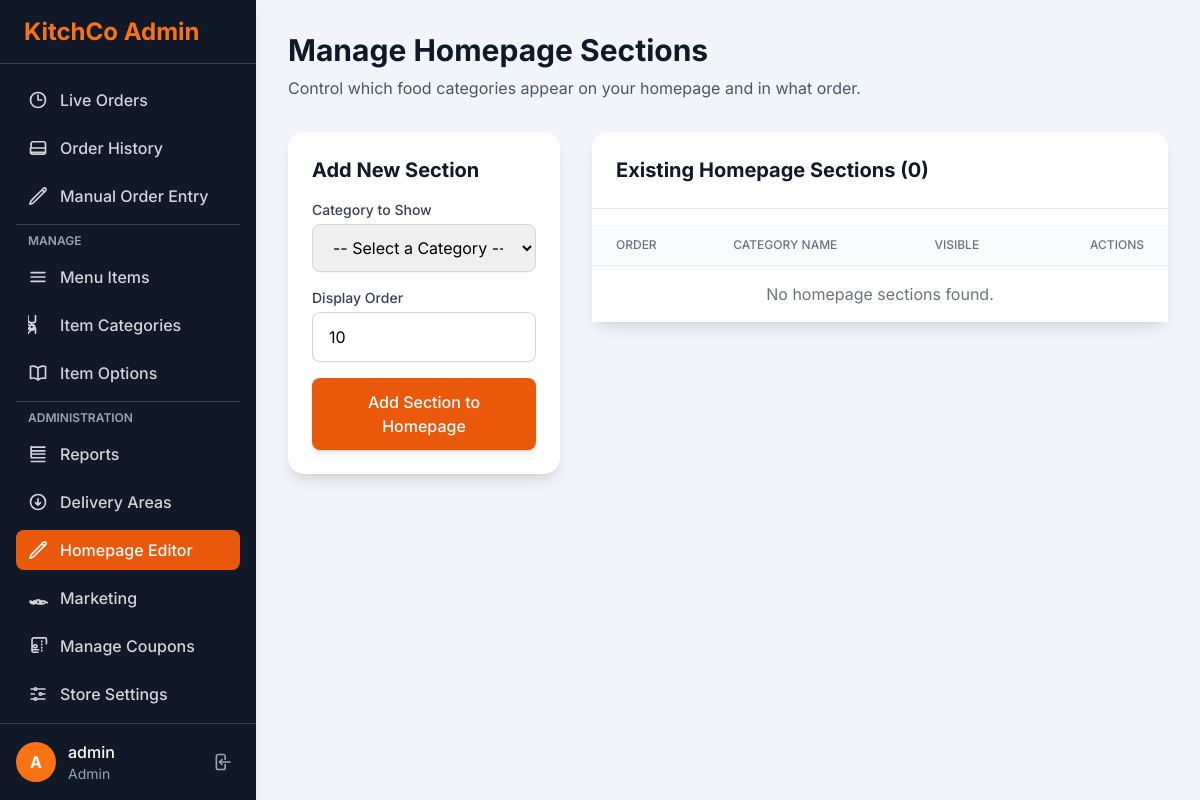
The page /admin/homepage_manager.php (signed in) on the database as committed earlier.
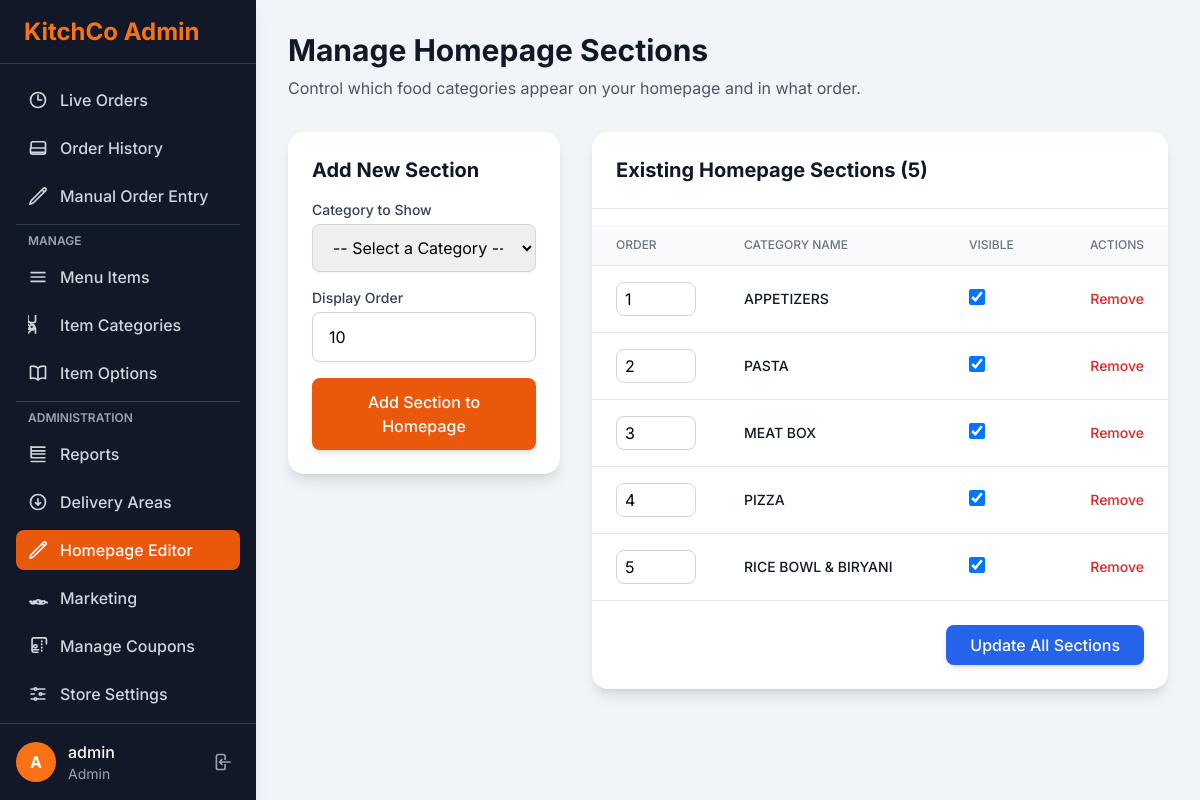
The same page on the database as committed later.
### tables this page shows
CREATE TABLE IF NOT EXISTS `homepage_sections` (
  `id` int NOT NULL AUTO_INCREMENT,
  `category_id` int NOT NULL,
  `display_order` int NOT NULL DEFAULT '0',
  `is_visible` tinyint(1) NOT NULL DEFAULT '1',
  PRIMARY KEY (`id`),
  KEY `category_id` (`category_id`)
);

CREATE TABLE IF NOT EXISTS `categories` (
  `id` int NOT NULL AUTO_INCREMENT,
  `name` varchar(100) NOT NULL,
  `description` text,
  `image` varchar(255) DEFAULT NULL,
  `is_visible` tinyint(1) NOT NULL DEFAULT '1',
  PRIMARY KEY (`id`)
);

### config.php (called while the page is built, shortened)
<?php
function get_csrf_token() {
    return $_SESSION['csrf_token'];
}
function e($data) {
    return htmlspecialchars($data, ENT_QUOTES, 'UTF-8');
}
?>

### admin/homepage_manager.php (the view, shortened to what the changed rows need)
<?php
require_once('header.php');
$page_title = 'Manage Homepage Sections';
$sections = [];
$sql = "SELECT hs.*, c.name as category_name
        FROM homepage_sections hs
        JOIN categories c ON hs.category_id = c.id
        ORDER BY hs.display_order ASC";
$sec_result = $db->query($sql);
while ($row = $sec_result->fetch_assoc()) {
    $sections[] = $row;
}
?>
<h1 class="text-3xl font-bold text-gray-900 mb-2"><?php echo e($page_title); ?></h1>
<div class="grid grid-cols-1 lg:grid-cols-3 gap-8">
    <div class="lg:col-span-1">
        <div class="bg-white p-6 rounded-2xl shadow-lg">
            <h2 class="text-xl font-bold text-gray-900 mb-4">Add New Section</h2>
        </div>
    </div>
    <div class="lg:col-span-2">
        <div class="bg-white rounded-2xl shadow-lg">
            <h2 class="text-xl font-bold text-gray-900 mb-4 p-6 border-b border-gray-200">
                Existing Homepage Sections (<?php echo count($sections); ?>)
            </h2>
            <form action="homepage_manager.php" method="POST">
                <div class="overflow-x-auto">
                    <table class="min-w-full divide-y divide-gray-200">
                        <thead class="bg-gray-50">
                            <tr>
                                <th class="px-6 py-3 text-left text-xs font-medium text-gray-500 uppercase">Order</th>
                                <th class="px-6 py-3 text-left text-xs font-medium text-gray-500 uppercase">Category Name</th>
                                <th class="px-6 py-3 text-left text-xs font-medium text-gray-500 uppercase">Visible</th>
                                <th class="px-6 py-3 text-right text-xs font-medium text-gray-500 uppercase">Actions</th>
                            </tr>
                        </thead>
                        <tbody class="bg-white divide-y divide-gray-200">
                            <?php if (empty($sections)): ?>
                                <tr><td colspan="4" class="px-6 py-4 text-center text-gray-500">No homepage sections found.</td></tr>
                            <?php else: ?>
                                <?php foreach ($sections as $section): ?>
                                    <tr>
                                        <td class="px-6 py-4 w-24">
                                            <input type="number" name="display_order[<?php echo e($section['id']); ?>]"
                                                   value="<?php echo e($section['display_order']); ?>"
                                                   class="w-20 px-2 py-1 border border-gray-300 rounded-lg">
                                        </td>
                                        <td class="px-6 py-4"><div class="text-sm font-medium text-gray-900"><?php echo e($section['category_name']); ?></div></td>
                                        <td class="px-6 py-4">
                                            <input type="checkbox" name="is_visible[]"
                                                   value="<?php echo e($section['id']); ?>"
                                                   <?php echo ($section['is_visible']) ? 'checked' : ''; ?>
                                                   class="h-4 w-4 text-orange-600 border-gray-300 rounded focus:ring-orange-500">
                                        </td>
                                        <td class="px-6 py-4 text-right text-sm font-medium">
                                            <a href="homepage_manager.php?action=delete&id=<?php echo e($section['id']); ?>&csrf_token=<?php echo e(get_csrf_token()); ?>"
                                               class="text-red-600 hover:text-red-900"
                                               onclick="return confirm('Are you sure you want to remove this section?');">
                                                Remove
                                            </a>
                                        </td>
                                    </tr>
                                <?php endforeach; ?>
                            <?php endif; ?>
                        </tbody>
                    </table>
                </div>
                <?php if (!empty($sections)): ?>
                <div class="p-6 border-t border-gray-200 text-right">
                    <button type="submit" name="update_sections" class="px-6 py-2 bg-blue-600 text-white font-medium rounded-lg shadow-md hover:bg-blue-700">
                        Update All Sections
                    </button>
                </div>
                <?php endif; ?>
            </form>
        </div>
    </div>
</div>
<?php
require_once('footer.php');
?>

Rows that differ between the two databases and show on the page:
added homepage_sections: display_order "1", category.name "APPETIZERS", is_visible "☑"
added homepage_sections: display_order "2", category.name "PASTA", is_visible "☑"
added homepage_sections: display_order "3", category.name "MEAT BOX", is_visible "☑"
added homepage_sections: display_order "4", category.name "PIZZA", is_visible "☑"
added homepage_sections: display_order "5", category.name "RICE BOWL & BIRYANI", is_visible "☑"
Other text that changed with them:
count($sections): "0" → "5"
text no longer shown: "No homepage sections found."
text now shown: "Update All Sections"
